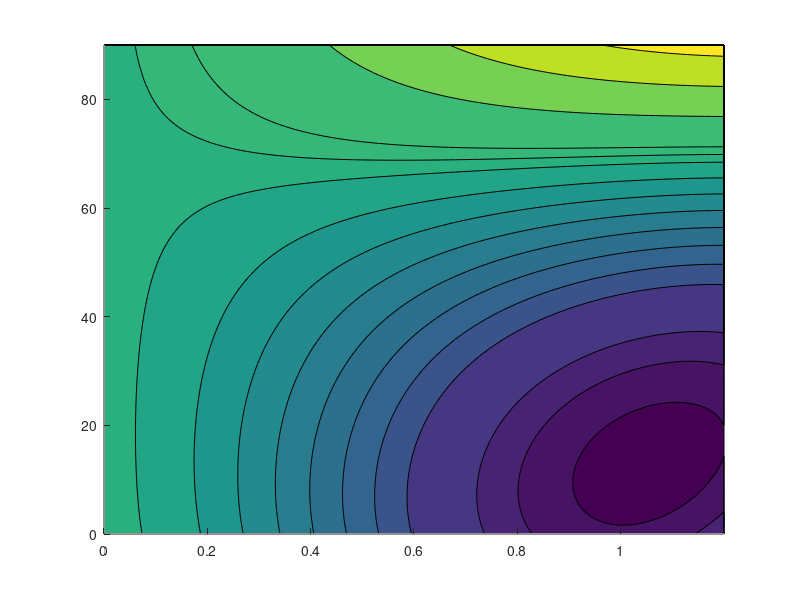

Write the MATLAB code that produced this figure. (Note: this script raises an error after producing the figure.)
% Thrust Model MDPI Paper

a1_T = 0.0735880531010883;
b1_T = -0.0311758018412727;
c1_T = -0.249744726429543;
d1_T = 0.143084420694372;
e1_T = 0.0261032283758581;

b2_T = -0.0982459868751664;
c2_T = 0.20127470719351;
d2_T = -0.173738749783189;

b3_T = 0.156239779501715;
c3_T = 0.0368592048084175;

b4_T = -0.0478709034281346;


CT = @(J,phi)  a1_T + b1_T*J + c1_T*J.^2 + d1_T*J.^3 + e1_T*J.^4 + ...
    phi.*(b2_T*J + c2_T*J.^2 + d2_T*J.^3) +  phi.^2.*(b3_T*J + c3_T*J.^2)...
    +  phi.^3.*(b4_T*J);

J_vec = linspace(0,1.2);
phi_vec = linspace(0,pi/2,180);


CT_mat = zeros(length(J_vec),length(phi_vec));
for ii = 1:length(J_vec)
    for jj = 1:length(phi_vec)
    CT_mat(ii,jj) = CT(J_vec(ii),phi_vec(jj));
    end
end


hFIG = figure;
fname = "CT_MDPI";

% Create contour
Levels = [-0.05 -0.04 -0.03 -0.02 0  0.01 0.02 0.03 0.04 0.05 0.06 0.07 0.075 0.08 0.1 0.12 0.14,0.16,0.18,0.20];
[c1,h1] = contourf(J_vec,phi_vec*180/pi,CT_mat',...
    'LevelList',Levels,'FaceAlpha',0.8);
colormap(flipud(colormap('gray')));
clabel(c1,h1,"Interpreter","latex",'FontSize',12);

hold on
% Create contour
contour(J_vec,phi_vec*180/pi,CT_mat','LineWidth',2,'LevelList',0,'LineColor',"r");

% Create ylabel
ylabel('Engine Tilt Angle $\phi$ [deg]');

% Create xlabel
xlabel('Advance Ratio J [-] ');

% Create title
title('Thrust Coefficient [-] vs. J [-] \& $\phi$ [deg]',"Interpreter","latex");

% box(axes,'on');
% grid(axes,'on');
% axis(axes,'tight');
% hold(axes,'off');
% % Set the remaining axes properties
% set(axes,'BoxStyle','full','CLim',[-0.04 0.34],'Layer','top');
% % Create colorbar
colorbar;
% 
picturewidth = 20;
hw_ratio = 0.65;
set(groot, 'defaultAxesTickLabelInterpreter','latex'); set(groot, 'defaultLegendInterpreter','latex')
set(findall(hFIG,'-property','FontSize'),'FontSize',16)
set(findall(hFIG,'-property','Box'),'Box','off') % optional
set(findall(hFIG,'-property','Interpreter'),'Interpreter','latex') 
set(findall(hFIG,'-property','TickLabelInterpreter'),'TickLabelInterpreter','latex')
set(hFIG,'Units','centimeters','Position',[3 3 picturewidth hw_ratio*picturewidth])
pos = get(hFIG,'Position');
set(hFIG,'PaperPositionMode','Auto','PaperUnits','centimeters','PaperSize',[pos(3), pos(4)])
print(hFIG,fname,'-dpdf','-vector','-fillpage')
